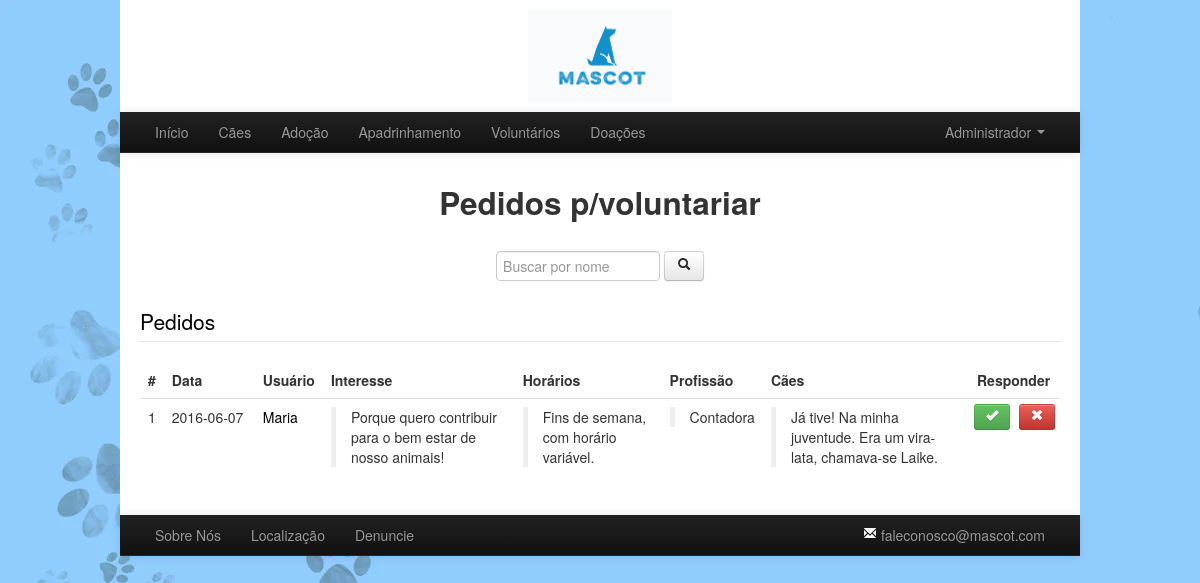
The page /paginas/admin/pedidos_voluntario.php (signed in) on the database its author committed.
### tables this page shows
CREATE TABLE `t_solicit_voluntario` (
  `cod_solicit` int(11) NOT NULL,
  `id_usuario` int(11) NOT NULL,
  `resposta_1` text DEFAULT NULL,
  `resposta_2` text DEFAULT NULL,
  `resposta_3` text DEFAULT NULL,
  `resposta_4` text DEFAULT NULL,
  `status_aprovacao` int(11) NOT NULL DEFAULT 0 COMMENT 'Pendente/Recusado/Aprovado',
  `data_solicit` date DEFAULT NULL
);

CREATE TABLE `t_usuario` (
  `id_usuario` int(11) NOT NULL,
  `email` varchar(100) NOT NULL,
  `senha` varchar(100) NOT NULL,
  `nome` varchar(255) NOT NULL,
  `cpf` varchar(14) DEFAULT NULL,
  `idade` int(3) DEFAULT NULL,
  `telefone` varchar(11) DEFAULT NULL,
  `nivel_usuario` int(1) DEFAULT 0 COMMENT 'Adotante/Padrinho/Voluntário/Admin',
  `status_ban` bit(1) DEFAULT b'0'
);

### paginas/admin/pedidos_voluntario.php (the view, shortened to what this page needs)
<?php
include '../../php_default/controle_login.php';
$queryPedidos = "SELECT * FROM t_solicit_voluntario, t_usuario where status_aprovacao=0 AND t_solicit_voluntario.id_usuario=t_usuario.id_usuario ORDER BY data_solicit";
$resultPedidos = mysqli_query($link, $queryPedidos);
?>
<!DOCTYPE html>
<html>
    <head>
        <link href="../../ferramentas_externas/bootstrap/css/bootstrap.css" rel="stylesheet" media="screen">
        <link rel="stylesheet" type="text/css" href="../../css/layout_default.css" />
        <link rel="stylesheet" type="text/css" href="../../css/admin/pedidos_adocao_voluntario.css" />
    </head>
    <body>
        <div class="container mycontainer">
            <header>
                <?php
                include('../../php_default/header_e_footer/header.php');
                ?>
            </header>
            <article>
                <?php
                $placehold = "placeholder='Buscar por nome'";
                if (isset($_GET['busca'])) {
                    $busca = $_GET['busca'];
                    if ($busca) {
                        $placehold = "value='$busca'";
                    }
                } else {
                    $busca = "";
                }
                ?>
                <div class="cabecalho center">
                    <h2>Pedidos p/voluntariar</h2>
                </div>
                <form class="form-search center">
                    <input type="text" class="input-medium" title="Buscar por nome" <?php echo $placehold; ?> name="busca">
                    <button type="submit" class="btn" title="Buscar por nome"><i class="icon-search"></i></button>
                </form>
                <fieldset id="listaCaes">
                    <legend><a href="pedidos_voluntario.php" class="linkFicha">Pedidos</a></legend>
                    <table class="table table-hover">
                        <thead>
                            <tr>
                                <th>#</th>
                                <th>Data</th>
                                <th>Usuário</th>
                                <th>Interesse</th>
                                <th>Horários</th>
                                <th>Profissão</th>
                                <th>Cães</th>
                                <th>Responder</th>
                            </tr>
                        </thead>
                        <tbody>
                            <?php
                            $nBusca = strlen($busca);
                            while ($row = mysqli_fetch_assoc($resultPedidos)) {
                                if (strncasecmp($busca, $row['nome'], $nBusca) == 0) {
                                    $string = explode(" ", $row['nome']);
                                    $nome = $string[0];
                                    echo
                                    "<tr>
                                        <td>" . $row['cod_solicit'] . "</td>
                                        <td class='tdData'>" . $row['data_solicit'] . "</td>
                                        <td><a href='dados_usuario_N.php?id=".$row['id_usuario']."' target='_BLANK' class='linkFicha'>" . $nome . "</td>
                                        <td><blockquote>" . $row['resposta_1'] . "</blockquote></td>
                                        <td><blockquote>" . $row['resposta_2'] . "</blockquote></td>
                                        <td><blockquote>" . $row['resposta_3'] . "</blockquote></td>
                                        <td><blockquote>" . $row['resposta_4'] . "</blockquote></td>
                                        <td class='tdResp'>
                                            <a href='../../php_paginas/admin/responder_pedido_voluntario.php?cod=".$row['cod_solicit']."&resp=s' class='btn btn-small btn-success pull-left' title='Aceitar Pedido'><i class='icon-ok icon-white'></i></a>
                                            <a href='../../php_paginas/admin/responder_pedido_voluntario.php?cod=".$row['cod_solicit']."&resp=n' class='btn btn-small btn-danger pull-right' title='Recusar Pedido'><i class='icon-remove icon-white'></i></a>
                                        </td>
                                    </tr>";
                                }
                            }
                            ?>
                        </tbody>
                    </table>
                </fieldset>
            </article>
            <footer>
                <?php
                include('../../php_default/header_e_footer/footer.php');
                ?>
            </footer>
        </div>
    </body>
</html>

### css/layout_default.css (style rules this page uses)
body { background-image: url("../img/background-22.png"); }
.mycontainer { background-color: white; width: 960px; }
article { padding: 20px 20px; }
.cabecalho { display: block; margin-bottom: 3%; }
.center { text-align: center; }

### css/admin/pedidos_adocao_voluntario.css (style rules this page uses)
.tdData { min-width: 75px; }
blockquote { margin-bottom: 0; }
.tdResp { width: 75px; }
.tdResp a { margin: -3px; }
a.linkFicha { text-decoration: none; color: black; }

### rows shown on the page
t_solicit_voluntario: cod_solicit "1", data_solicit "2016-06-07", id_usuario.nome "Maria", resposta_1 "Porque quero contribuir para o bem estar de nosso animais!", resposta_2 "Fins de semana, com horário variável.", resposta_3 "Contadora", resposta_4 "Já tive! Na minha juventude. Era um vira-lata, chamava-se Laike."

### other values the page prints
getPrimeiroNome_usuario() "Administrador"
